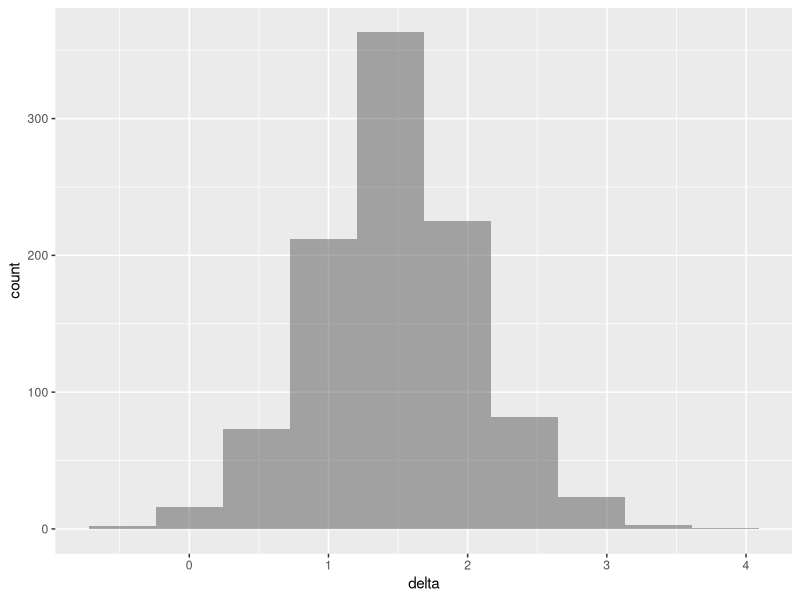
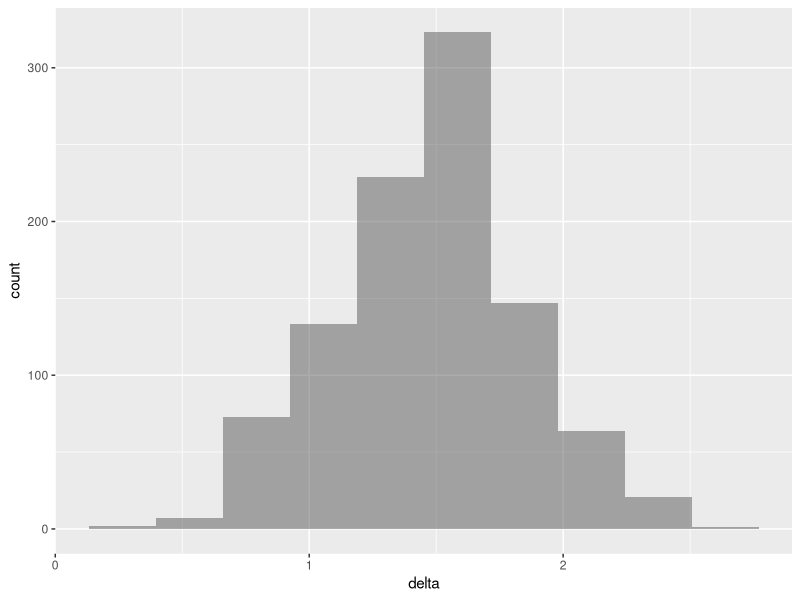
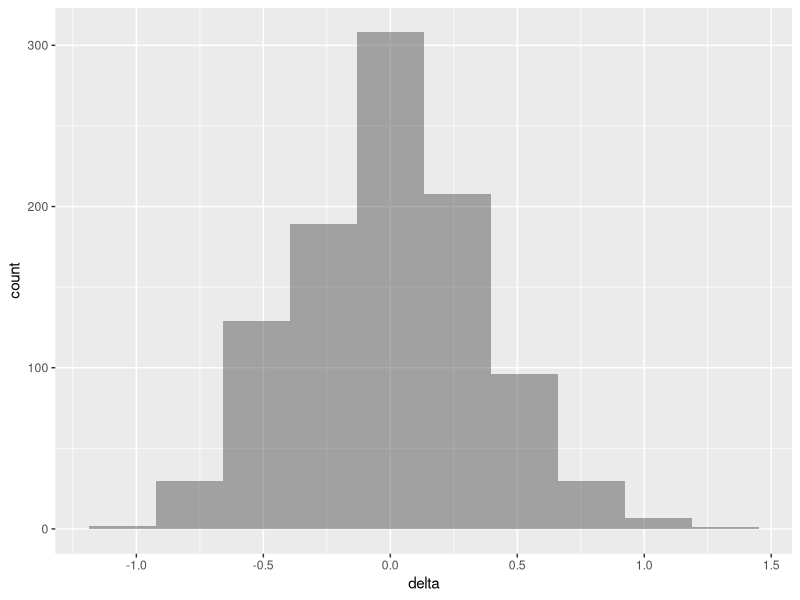
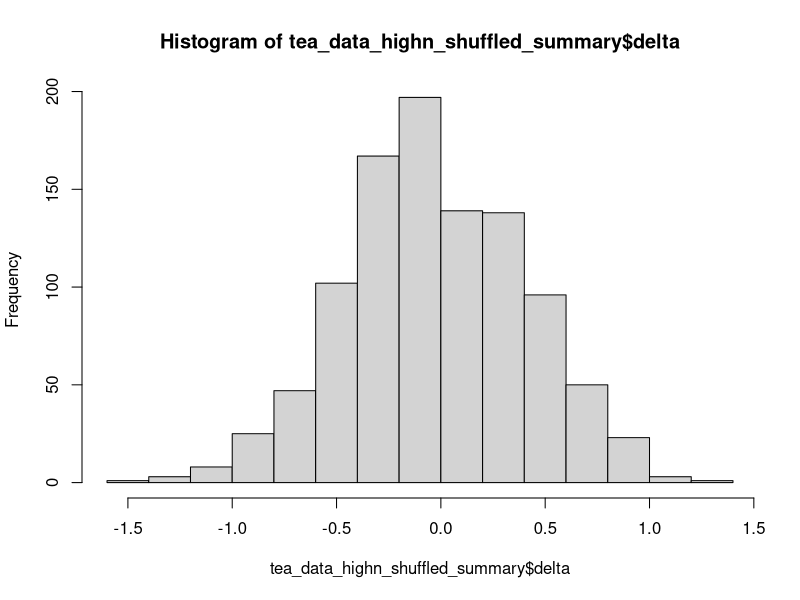
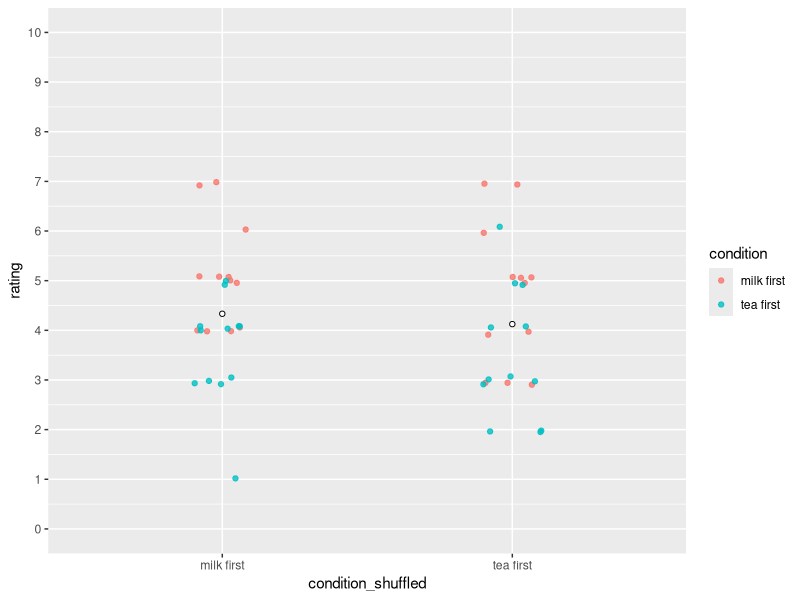
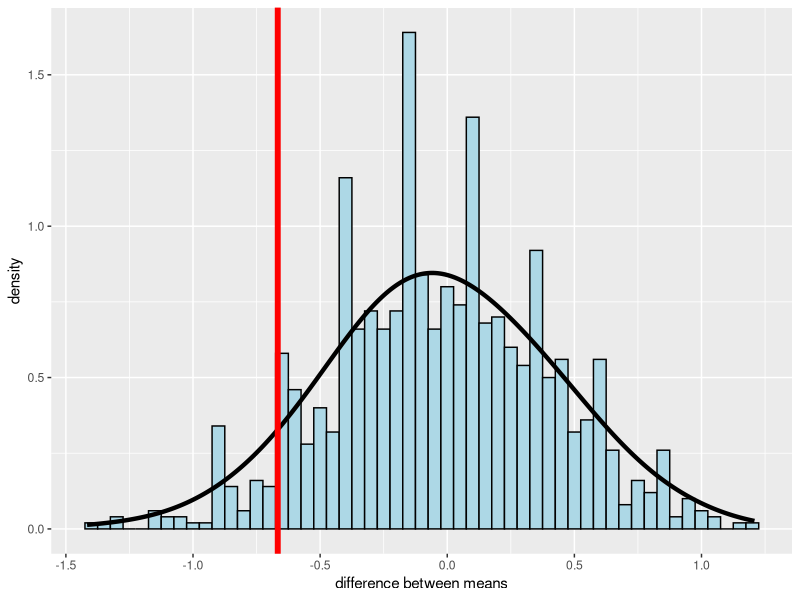
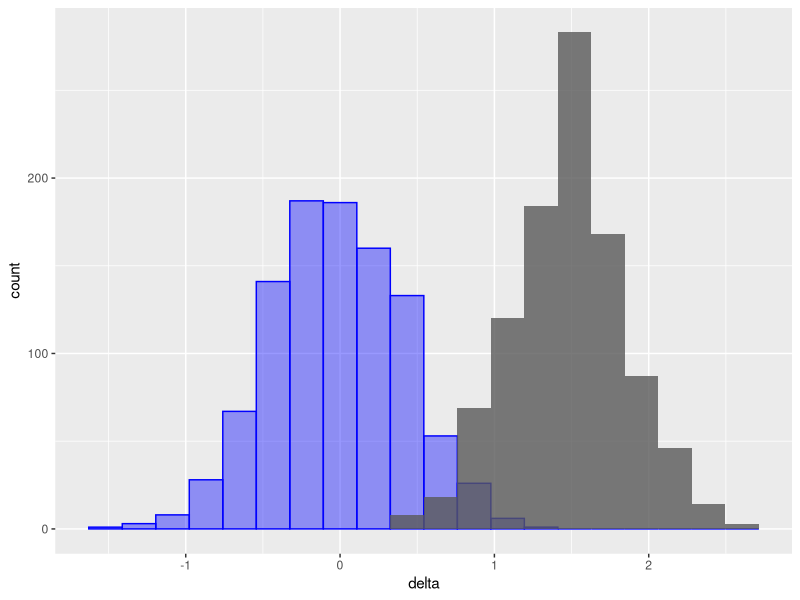
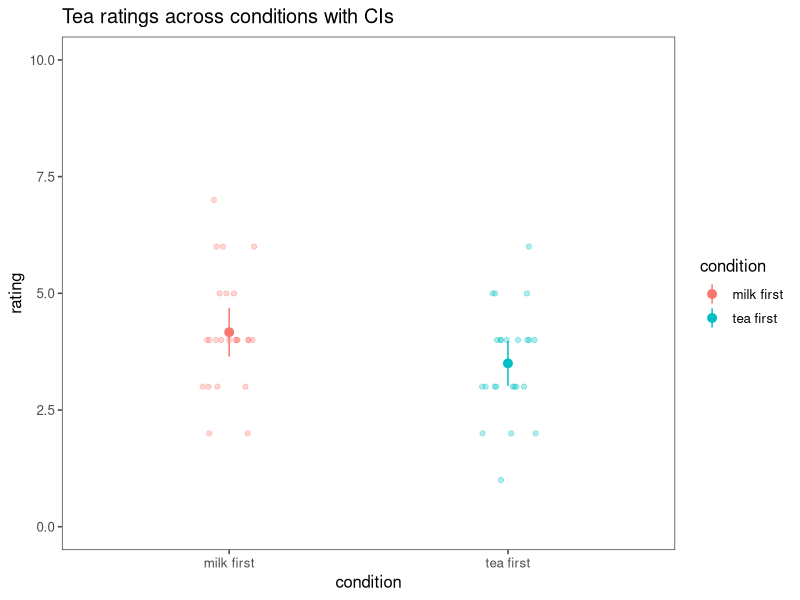

Recreate these plots in R, in order.
## ---- chunk 1
set.seed(123) # good practice to set a random seed, or else different runs get you different results
## ---- chunk 2
# you can run install.packages('tidyverse')
library(tidyverse)
library(ggplot2) # plotting
library(ggthemes) # good for making plots pretty
## ---- chunk 3
make_tea_data <- function(n_total = 48,
                          sigma = 1.25, # sd of the distribution
                          delta = 1.5) {  # difference between distributinos
  n_half <- n_total / 2 # half of the total subjects  = #/n subs per condition
  tibble(condition = c(rep("milk first", n_half), rep("tea first", n_half)),
         rating = c(round(
           rnorm(n_half, mean = 3.5 + delta, sd = sigma)
         ),
         round(rnorm(
           n_half, mean = 3.5, sd = sigma
         )))) |>
    mutate(rating = if_else(rating > 10, 10, rating), # random sampling could mean the scale gets out of range
           # truncate if greater than max/min of rating scale
           rating = if_else(rating < 1, 1, rating))
}
## ---- chunk 4
# here's, we're calling our custom function, and specifying different inputs than the defaults (which are inside the parenthese up above)
tea_data <- make_tea_data(n_total = 18, delta = .5)
## ---- chunk 5
tea_data <- make_tea_data(n_total = 18, delta = .5)
summary(tea_data)

based_on_conditions = tea_data |> group_by(condition)|>
  summarize(mean_r = mean(rating),
            sd_r = sd(rating),
            n =n())

based_on_conditions

tea_data_highn <- make_tea_data(n_total = 48, delta = .5)
summary(tea_data_highn)

based_on_conditions_highn = tea_data_highn |>
  group_by(condition) |>
  summarize(mean_r = mean(rating),
            sd_r = sd(rating),
            n =n())
based_on_conditions_highn
## ---- chunk 6
out_low_n <- tea_data %>%
  t.test(rating ~ condition, data = .,  var.equal = TRUE)

out_high_n <- tea_data_highn %>%
  t.test(rating ~ condition, data = ., var.equal = TRUE) 
## ---- chunk 7
samps <- tibble(sim = 1:1000) |> 
  mutate(data = map(sim, \(i) make_tea_data(n_total = 18, delta = 1.5))) |>  # simulate
  unnest(cols = data) # wrangle
## ---- chunk 8
samps_highn <- tibble(sim = 1:1000) |> 
  mutate(data = map(sim, \(i) make_tea_data(n_total = 48, delta = 1.5))) |>  # simulate
  unnest(cols = data) # wrangle
## ---- chunk 9
tea_data_summary <- samps |>
  group_by(sim, condition) |> 
  summarise(mean_rating = mean(rating)) |> 
  group_by(sim) |> 
  summarise(delta = mean_rating[condition == "milk first"] -
              mean_rating[condition == "tea first"])
## ---- chunk 10
tea_data_highn_summary <- samps_highn |>
  group_by(sim, condition) |> 
  summarise(mean_rating = mean(rating)) |> 
  group_by(sim) |> 
  summarise(delta = mean_rating[condition == "milk first"] -
              mean_rating[condition == "tea first"])
## ---- chunk 11
ggplot(tea_data_summary, aes(x=delta)) +
  geom_histogram(alpha=.5, bins=10) 
## ---- chunk 12
ggplot(tea_data_highn_summary, aes(x=delta)) +
  geom_histogram(alpha=.5, bins=10) 
## ---- chunk 13
# Simulate the null distribution
null_model <- tibble(sim = 1:1000) |> 
  mutate(data = map(sim, \(i) make_tea_data(n_total = 48, delta = 0))) |>  # simulate
  unnest(cols = data) # wrangle
## ---- chunk 14
null_summary <- null_model |>
  group_by(sim, condition) |> 
  summarise(mean_rating = mean(rating)) |> 
  group_by(sim) |> 
  summarise(delta = mean_rating[condition == "milk first"] -
              mean_rating[condition == "tea first"])

ggplot(null_summary, aes(x=delta)) +
  geom_histogram(alpha=.5, bins=10) 
## ---- chunk 15
tea_data_highn_shuffled <- samps_highn %>%
  group_by(sim) %>% # for each experiment
  mutate(condition_shuffled = sample(condition)) # shuffle the condition labels, handy function here.
## ---- chunk 16
tea_data_highn_shuffled_summary <- tea_data_highn_shuffled %>%
  group_by(condition_shuffled, sim) %>% 
  summarize(mean_rating = mean(rating),
            sd = sd(rating)) 

# overwrites this variable
tea_data_highn_shuffled_summary <- tea_data_highn_shuffled_summary %>%
  group_by(sim) |> 
  summarise(delta = mean_rating[condition_shuffled == "milk first"] -
              mean_rating[condition_shuffled == "tea first"])

# Answer: It represents each simulation.
## ---- chunk 17
hist(tea_data_highn_shuffled_summary$delta) #what does this histogram look like?

# Answer: As same as the null distribution (mean = 0).
## ---- chunk 18
ggplot(data = tea_data_highn_shuffled %>% filter(sim==3),  # can change the actual simulation number here
       mapping = aes(x = condition_shuffled, y = rating))+
  geom_point(mapping = aes(color = condition), # color
             alpha=.8,
             position = position_jitter(height = .1,
                                        width = 0.1)) +
  stat_summary(fun.data = mean_cl_boot, # this boostraps the confidence interval
               geom = "linerange",
               size = 1) +
  stat_summary(fun = "mean", # this calculates the average
               geom = "point",
               shape = 21,
               color = "black",
               fill = "white") + 
  scale_y_continuous(breaks = 0:10,
                     labels = 0:10,
                     limits = c(0, 10))
## ---- chunk 19
difference_actual = tea_data_highn %>%  # in ONE experiment
  group_by(condition) %>% 
  summarize(mean = mean(rating)) %>% 
  pull(mean) %>% 
  diff()
## ---- chunk 20
ggplot(data = tea_data_highn_shuffled_summary, aes(x=delta)) +
  geom_histogram(aes(y = stat(density)),
                 color = "black",
                 fill = "lightblue",
                 binwidth = 0.05) + 
  stat_density(geom = "line",
               size = 1.5,
               bw = 0.2) +
  geom_vline(xintercept = difference_actual, color = "red", size = 2) +
  labs(x = "difference between means") 
  

## ---- chunk 21
tea_data_highn_shuffled_summary %>% 
  summarize(p_value = sum(delta <= difference_actual)/n())
## ---- chunk 22
ggplot(data=tea_data_highn_shuffled_summary, aes(x=delta)) +
  geom_histogram(alpha=.4, bins=20, color='blue', fill='blue') +
  geom_histogram(alpha=.8, bins=20, data=tea_data_highn_summary)
## ---- chunk 23

tea_dataset = tea_data_highn
## ---- chunk 24
tea_ratings <- filter(tea_dataset, condition == "tea first")$rating
milk_ratings <- filter(tea_dataset, condition == "milk first")$rating

# could also do in a pipe like so, but then you have to grab the column below, as in tea_ratings$ratings; above is a vector
# tea_ratings <- tea_data_highn %>%
#   filter(condition=="tea first") %>%
#   select(rating)
## ---- chunk 25
n_tea <- length(tea_ratings)
n_milk <- length(milk_ratings)
sd_tea <- sd(tea_ratings)
sd_milk <- sd(milk_ratings)

tea_sd_pooled <- sqrt(((n_tea - 1) * sd_tea ^ 2 + (n_milk - 1) * sd_milk ^ 2) / 
                        (n_tea + n_milk - 2))

tea_se <- tea_sd_pooled * sqrt((1 / n_tea) + (1 / n_milk))


delta_hat <- mean(milk_ratings) - mean(tea_ratings)
tea_ci_lower <- delta_hat - tea_se * qnorm(0.975)
tea_ci_upper <- delta_hat + tea_se * qnorm(0.975)
## ---- chunk 26
num_observations = length(tea_dataset$rating)
df = num_observations-2 # for two sample t.test
tea_ci_lower_ttest <- delta_hat - tea_se * qt(0.975,df)
tea_ci_upper_ttest <- delta_hat + tea_se * qt(0.975,df)
## ---- chunk 27
# Now the calculated CIs match those in the t-test outputs!
t.test(tea_ratings, milk_ratings, var.equal=TRUE)
## ---- chunk 28
confidence_level=.95 # you can change this
# this formula below gives the critical t-value (as opposed to simply taken from the normal distribution)
# qt(1 - (1 - confidence_level)/2, df = n - 1)

tea_data_highn_summary_cis <- tea_data_highn %>%
  group_by(condition) %>%
  summarize(cond_mean = mean(rating), cond_sd = sd(rating), n=length(rating)) %>%
  mutate(error = qt(1 - (1 - confidence_level)/2, df = n - 1)* (cond_sd/sqrt(n))) %>% # this calculates CIs WITHIN each condition
  mutate(ci_upper = cond_mean + error, ci_lower = cond_mean - error) %>%
  mutate(se_upper = cond_mean + cond_sd/sqrt(n), se_lower = cond_mean - cond_sd/sqrt(n))
## ---- chunk 29
ggplot(data = tea_data_highn, aes(x=condition, y=rating, col=condition))  +
  geom_jitter(width=.1, height=0, alpha=.3) + # visualizes all the raw data, with no variation in y-axis jitter
  theme_few() +
  geom_pointrange(data = tea_data_highn_summary_cis, aes(x=condition, y = cond_mean, ymin = ci_lower, ymax = ci_upper)) +
  ylim(0,10) +
  ggtitle('Tea ratings across conditions with CIs')

## ---- chunk 30
ggplot(data = tea_data_highn, aes(x=condition, y=rating, col=condition))  +
  geom_jitter(width=.1, height=0, alpha=.5) + # visualizes all the raw data, with no variation in y-axis jitter
  theme_few() +
  geom_pointrange(data = tea_data_highn_summary_cis, aes(x=condition, y = cond_mean, ymin = se_lower, ymax = se_upper)) +
  ylim(0,10) +
  ggtitle('Tea ratings across condition with SE')

## ---- chunk 31
ggplot(data = tea_data_highn, aes(x=condition, y=rating, col=condition))  +
  geom_jitter(width=.1, height=0, alpha=.3) + # visualizes all the raw data, with no variation in y-axis jitter
  stat_summary(fun = mean, geom = "point") +
  stat_summary(fun.data = mean_se, geom = "errorbar") +
  theme_minimal() +
  ggtitle('Tea ratings across conditions with SE')


## ---- chunk 32
ggplot(data = tea_data_highn, aes(x=condition, y=rating, col=condition))  +
  geom_jitter(width=.1, height=0, alpha=.5) + # visualizes all the raw data, with no variation in y-axis jitter
  theme_minimal() +
  stat_summary(fun = mean, geom = "point") +
  stat_summary(fun.data = mean_cl_normal, geom = "errorbar") +
  ggtitle('Tea ratings across condition with CIs')

## ---- chunk 33
all_results=tibble() 

for (this_sim in 1:1000) {
  this_experiment = null_model %>%
    filter(sim==this_sim) 
  
  tea_ratings <- filter(this_experiment, condition == "tea first")$rating
  milk_ratings <- filter(this_experiment, condition == "milk first")$rating
  
  output = t.test(tea_ratings, milk_ratings)
  
  this_exp_output = tibble(pvalue = output$p.value)
  all_results = bind_rows(all_results, this_exp_output)
    
}
## ---- chunk 34
# you'll need all_results$pvalue
hist(all_results$pvalue)
## ---- chunk 35
all_results_high_n=tibble() 

for (this_sim in 1:500) {
  this_experiment = samps_highn %>%
    filter(sim==this_sim) 
  
  tea_ratings <- filter(this_experiment, condition == "tea first")$rating
  milk_ratings <- filter(this_experiment, condition == "milk first")$rating
  
  output = t.test(tea_ratings, milk_ratings, paired = FALSE, var.equal = TRUE)
  
  this_exp_output = tibble(pvalue = output$p.value)
  all_results_high_n = bind_rows(all_results_high_n, this_exp_output)
    
}
